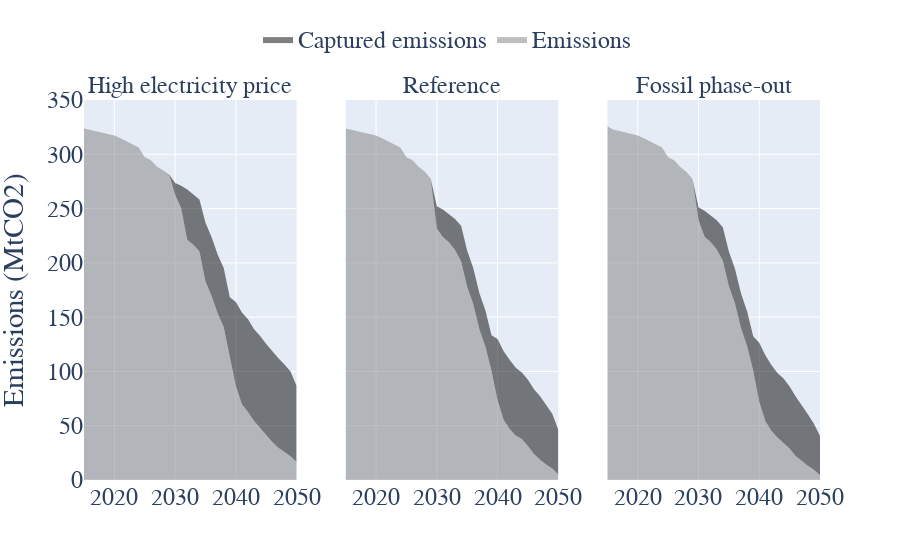

Source (notebook cell):
### Code cell
fig =make_subplots(rows=1, cols=3,subplot_titles=list(scen.keys()),shared_yaxes=True)
for i in range(len(scen.keys())):
    emissions_agg=scen[list(scen.keys())[i]]['emissions'].drop(["Sector","Country"],axis=1).groupby(by=["Year"]).sum().reset_index()
    captured_emissions_agg=scen[list(scen.keys())[i]]['captured_emissions'].drop(["Technology","Sector","Country"],axis=1).groupby(by="Year").sum().reset_index()
    showlegend=[True,False,False]
    fig.add_trace(go.Scatter(
        name="Emissions",
        x=emissions_agg.Year, y=emissions_agg.Emissions*1e-6,
        mode='lines',
        line=dict(width=0, color='grey'),
        stackgroup='one',showlegend=showlegend[i]
    ),row=1, col=i+1)
    fig.add_trace(go.Scatter(
        name="Captured emissions",
        x=captured_emissions_agg.Year, y=captured_emissions_agg.Captured_emissions*1e-6,
        mode='lines',
        line=dict(width=0, color='black'),
        stackgroup='one',showlegend=showlegend[i]
    ),row=1, col=i+1)

#     fig.update_xaxes(title_text="Year", row=1, col=i+1)

fig.update_layout(#title='CO2 emissions in EU-5+1',title_x=0.5,
                   yaxis_title='Emissions (MtCO2)')
fig.update_yaxes(range=[0,350])
fig.update_layout(
    font=dict(
        family="Times New Roman",size=24)
    )
fig.update_layout(legend=dict(
    orientation="h",
    yanchor="bottom",
    y=1.1,
    xanchor="right",
    x=0.75
))
fig.update_annotations(font_size=24)

fig.show()

### Figure 1 — Plotly figure (JSON) as saved in the notebook; plotly's stock layout.template omitted (floating-point values rounded to 4 significant figures)
{"data": [{"line": {"color": "grey", "width": 0}, "mode": "lines", "name": "Emissions", "showlegend": true, "stackgroup": "one", "type": "scatter", "x": [2015, 2016, 2017, 2018, 2019, 2020, 2021, 2022, 2023, 2024, 2025, 2026, 2027, 2028, 2029, 2030, 2031, 2032, 2033, 2034, 2035, 2036, 2037, 2038, 2039, 2040, 2041, 2042, 2043, 2044, 2045, 2046, 2047, 2048, 2049, 2050], "xaxis": "x", "y": [323.7, 322.6, 321.4, 320.1, 318.8, 317.4, 314.8, 312.1, 309.2, 306.2, 297.2, 294.4, 288.7, 285.3, 281.5, 262.6, 250.3, 221.3, 216.7, 210.7, 182.7, 169.6, 153.5, 140.9, 114.4, 86.55, 69.66, 62.68, 54.31, 47.9, 41.87, 34.96, 29.65, 25.37, 21.88, 16.49], "yaxis": "y"}, {"line": {"color": "black", "width": 0}, "mode": "lines", "name": "Captured emissions", "showlegend": true, "stackgroup": "one", "type": "scatter", "x": [2015, 2016, 2017, 2018, 2019, 2020, 2021, 2022, 2023, 2024, 2025, 2026, 2027, 2028, 2029, 2030, 2031, 2032, 2033, 2034, 2035, 2036, 2037, 2038, 2039, 2040, 2041, 2042, 2043, 2044, 2045, 2046, 2047, 2048, 2049, 2050], "xaxis": "x", "y": [0, 0, 0, 0, 0, 0, 0, 0, 0, 0, 0, 0, 0, 0, 0, 10.95, 20.67, 46.24, 46.24, 47.58, 54.21, 54.24, 54.28, 54.31, 53.88, 77.37, 84.67, 85.35, 84.61, 84.73, 83.41, 83.47, 82.59, 81.01, 78.0, 70.2], "yaxis": "y"}, {"line": {"color": "grey", "width": 0}, "mode": "lines", "name": "Emissions", "showlegend": false, "stackgroup": "one", "type": "scatter", "x": [2015, 2016, 2017, 2018, 2019, 2020, 2021, 2022, 2023, 2024, 2025, 2026, 2027, 2028, 2029, 2030, 2031, 2032, 2033, 2034, 2035, 2036, 2037, 2038, 2039, 2040, 2041, 2042, 2043, 2044, 2045, 2046, 2047, 2048, 2049, 2050], "xaxis": "x2", "y": [323.7, 322.6, 321.4, 320.1, 318.8, 317.4, 314.8, 312.1, 309.2, 306.2, 297.2, 294.4, 288.4, 284.1, 277.5, 231.6, 223.9, 219.0, 211.9, 201.4, 178.1, 162.1, 139.1, 123.0, 100.6, 73.51, 55.61, 47.02, 41.04, 37.66, 31.42, 23.97, 18.69, 14.18, 10.65, 5.05], "yaxis": "y2"}, {"line": {"color": "black", "width": 0}, "mode": "lines", "name": "Captured emissions", "showlegend": false, "stackgroup": "one", "type": "scatter", "x": [2015, 2016, 2017, 2018, 2019, 2020, 2021, 2022, 2023, 2024, 2025, 2026, 2027, 2028, 2029, 2030, 2031, 2032, 2033, 2034, 2035, 2036, 2037, 2038, 2039, 2040, 2041, 2042, 2043, 2044, 2045, 2046, 2047, 2048, 2049, 2050], "xaxis": "x2", "y": [0, 0, 0, 0, 0, 0, 0, 0, 0, 0, 0, 0, 0, 0, 0, 20.6, 25.29, 25.29, 28.39, 32.74, 33.07, 33.1, 33.13, 33.17, 32.84, 56.34, 63.04, 63.44, 62.46, 61.34, 60.97, 59.61, 58.44, 54.8, 50.47, 41.28], "yaxis": "y2"}, {"line": {"color": "grey", "width": 0}, "mode": "lines", "name": "Emissions", "showlegend": false, "stackgroup": "one", "type": "scatter", "x": [2015, 2016, 2017, 2018, 2019, 2020, 2021, 2022, 2023, 2024, 2025, 2026, 2027, 2028, 2029, 2030, 2031, 2032, 2033, 2034, 2035, 2036, 2037, 2038, 2039, 2040, 2041, 2042, 2043, 2044, 2045, 2046, 2047, 2048, 2049, 2050], "xaxis": "x3", "y": [325.8, 322.6, 321.4, 320.1, 318.8, 317.4, 314.8, 312.1, 309.2, 306.2, 297.2, 294.4, 288.2, 283.9, 277.2, 239.5, 224.0, 219.1, 212.2, 202.1, 178.7, 162.7, 139.9, 123.5, 100.9, 72.17, 54.44, 45.4, 39.07, 34.38, 29.01, 22.05, 17.28, 13.12, 9.552, 4.713], "yaxis": "y3"}, {"line": {"color": "black", "width": 0}, "mode": "lines", "name": "Captured emissions", "showlegend": false, "stackgroup": "one", "type": "scatter", "x": [2015, 2016, 2017, 2018, 2019, 2020, 2021, 2022, 2023, 2024, 2025, 2026, 2027, 2028, 2029, 2030, 2031, 2032, 2033, 2034, 2035, 2036, 2037, 2038, 2039, 2040, 2041, 2042, 2043, 2044, 2045, 2046, 2047, 2048, 2049, 2050], "xaxis": "x3", "y": [0, 0, 0, 0, 0, 0, 0, 0, 0, 0, 0, 0, 0, 0, 0, 11.78, 24.0, 24.0, 26.91, 30.69, 31.77, 31.8, 31.83, 31.87, 31.54, 54.28, 60.36, 60.49, 59.45, 59.05, 57.11, 54.75, 51.9, 47.45, 42.36, 35.91], "yaxis": "y3"}], "layout": {"annotations": [{"font": {"size": 24}, "showarrow": false, "text": "High electricity price", "x": 0.1444, "xanchor": "center", "xref": "paper", "y": 1, "yanchor": "bottom", "yref": "paper"}, {"font": {"size": 24}, "showarrow": false, "text": "Reference", "x": 0.5, "xanchor": "center", "xref": "paper", "y": 1, "yanchor": "bottom", "yref": "paper"}, {"font": {"size": 24}, "showarrow": false, "text": "Fossil phase-out", "x": 0.8556, "xanchor": "center", "xref": "paper", "y": 1, "yanchor": "bottom", "yref": "paper"}], "font": {"family": "Times New Roman", "size": 24}, "legend": {"orientation": "h", "x": 0.75, "xanchor": "right", "y": 1.1, "yanchor": "bottom"}, "xaxis": {"anchor": "y", "domain": [0, 0.2889]}, "xaxis2": {"anchor": "y2", "domain": [0.3556, 0.6444]}, "xaxis3": {"anchor": "y3", "domain": [0.7111, 1]}, "yaxis": {"anchor": "x", "domain": [0, 1], "range": [0, 350], "title": {"text": "Emissions (MtCO2)"}}, "yaxis2": {"anchor": "x2", "domain": [0, 1], "matches": "y", "range": [0, 350], "showticklabels": false}, "yaxis3": {"anchor": "x3", "domain": [0, 1], "matches": "y", "range": [0, 350], "showticklabels": false}}}
